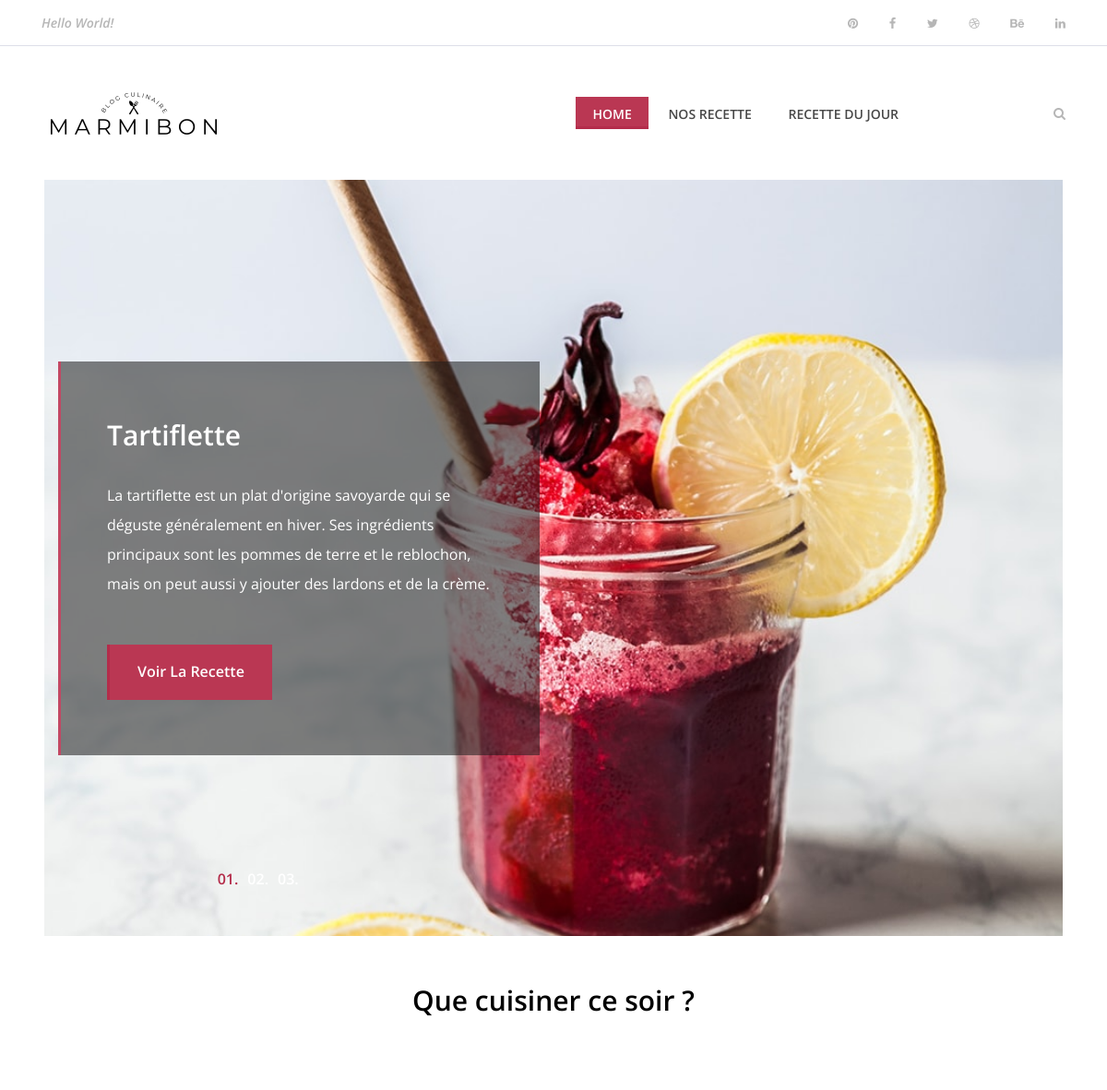
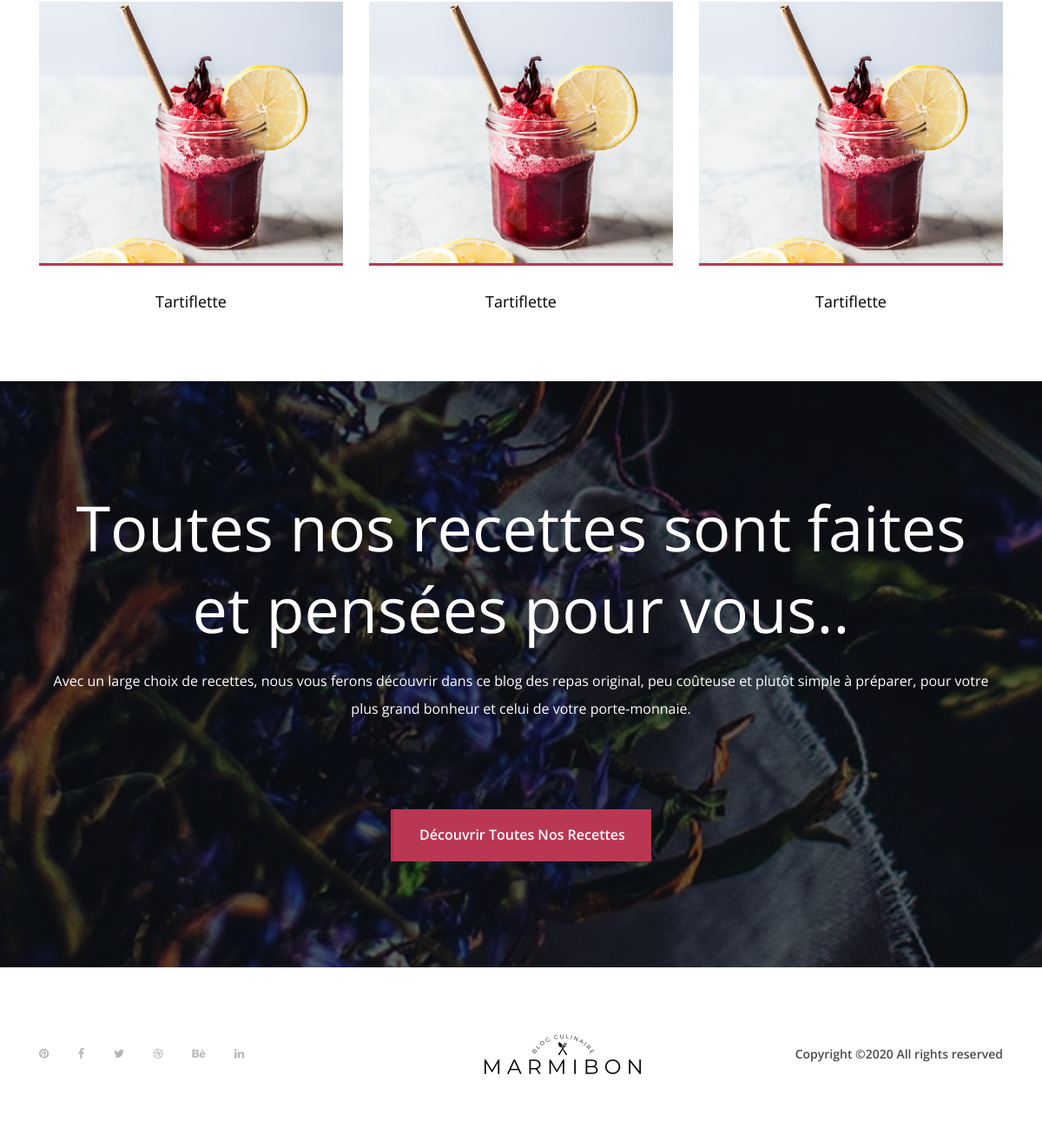
The page / on the database its author committed (2 pictures, top to bottom).
### tables this page shows
CREATE TABLE IF NOT EXISTS `recette` (
  `Id_recette` bigint(255) NOT NULL AUTO_INCREMENT,
  `Name_recette` varchar(255) DEFAULT NULL,
  `img_recette` varchar(255) DEFAULT NULL,
  `time_recette` varchar(255) DEFAULT NULL,
  `number_recette` bigint(255) DEFAULT NULL,
  `level_recette` varchar(255) DEFAULT NULL,
  `cost_recette` varchar(255) DEFAULT NULL,
  `description_recette` text DEFAULT NULL,
  `Id_Ingredient` bigint(255) DEFAULT NULL,
  `likes` int(255) NOT NULL,
  `dislikes` int(255) NOT NULL,
  PRIMARY KEY (`Id_recette`)
);

### controllers/controller.php (called while the page is built, shortened)
<?php
require('models/model.php');
function homeView(){
    $RandRecipe = new Recette();
    $RandRecipe = $RandRecipe->daysRecipe();
    $RandRecipe2 = new Recette();
    $RandRecipe2 = $RandRecipe2->daysRecipe2();
    $RandRecipe3 = new Recette();
    $RandRecipe3 = $RandRecipe3->daysRecipe3();
    require('views/home.php');
}

### public/connect.php (called while the page is built)
<?php
class Databases
{
    public function connect()
    {
        try
        {
            $db = new PDO('mysql:host=localhost;dbname=marmibon;port=3306;charset=utf8', 'root', '');
            return $db;
        }
        catch(Exception $e)
        {
            die('Erreur : '.$e->getMessage());
        }
    }
}

### models/model.php (called while the page is built, shortened)
<?php
require_once('public/connect.php');
class Recette extends Databases{
     public function daysRecipe(){
        $recette = $this->connect()->prepare('SELECT * FROM recette ORDER BY RAND()
        LIMIT 6');
        $recette->execute();
        $result = $recette->fetch(PDO::FETCH_ASSOC);
        return $result;
     }
     public function daysRecipe2(){
        $recette = $this->connect()->prepare('SELECT * FROM recette ORDER BY RAND()
        LIMIT 6');
        $recette->execute();
        $result = $recette->fetch(PDO::FETCH_ASSOC);
        return $result;
     }
     public function daysRecipe3(){
        $recette = $this->connect()->prepare('SELECT * FROM recette ORDER BY RAND()
        LIMIT 6');
        $recette->execute();
        $result = $recette->fetch(PDO::FETCH_ASSOC);
        return $result;
     }
}

### views/home.php (the view, shortened to what this page needs)
 <section class="hero-area">
        <div class="hero-slides owl-carousel">
            <div class="single-hero-slide bg-img" style="background-image:url(<?=$RandRecipe['img_recette'] ?>)">
                <div class="container h-100">
                    <div class="row h-100 align-items-center">
                        <div class="col-12 col-md-9 col-lg-7 col-xl-6">
                            <div class="hero-slides-content" data-animation="fadeInUp" data-delay="100ms">
                                <h2 data-animation="fadeInUp" data-delay="300ms"><?=$RandRecipe['Name_recette'] ?></h2>
                                <p data-animation="fadeInUp" data-delay="700ms"><?=$RandRecipe['description_recette'] ?></p>
                                <a href="<?='?recipeID='.$RandRecipe['Id_recette'] ?>" class="btn delicious-btn" data-animation="fadeInUp" data-delay="1000ms">Voir la recette</a>
                            </div>
                        </div>
                    </div>
                </div>
            </div>
        </div>
    </section>
    <section class="best-receipe-area" style="margin-top:50px;">
        <div class="container">
            <div class="row">
                <div class="col-12">
                    <div class="section-heading">
                        <h3>Que cuisiner ce soir ?</h3>
                    </div>
                </div>
            </div>
            <div class="row">
                <div class="col-12 col-sm-6 col-lg-4">
                    <div class="single-best-receipe-area mb-30">
                        <img src="<?=$RandRecipe['img_recette'] ?>" alt="">
                        <div class="receipe-content">
                            <a href="<?='?recipeID='.$RandRecipe['Id_recette'] ?>">
                                <h5><?=$RandRecipe['Name_recette'] ?></h5>
                            </a>
                        </div>
                    </div>
                </div>
                <div class="col-12 col-sm-6 col-lg-4">
                    <div class="single-best-receipe-area mb-30">
                        <img src="<?=$RandRecipe2['img_recette'] ?>" alt="">
                        <div class="receipe-content">
                            <a href="<?='?recipeID='.$RandRecipe2['Id_recette'] ?>">
                                <h5><?=$RandRecipe2['Name_recette'] ?></h5>
                            </a>
                        </div>
                    </div>
                </div>
                <div class="col-12 col-sm-6 col-lg-4">
                    <div class="single-best-receipe-area mb-30">
                        <img src="<?=$RandRecipe3['img_recette'] ?>" alt="">
                        <div class="receipe-content">
                            <a href="<?='?recipeID='.$RandRecipe3['Id_recette'] ?>">
                                <h5><?=$RandRecipe3['Name_recette'] ?></h5>
                            </a>
                        </div>
                    </div>
                </div>
            </div>
        </div>
</section>
    <section class="cta-area bg-img bg-overlay" style="background-image: url(public/img/bg-img/bg4.jpg);">
        <div class="container h-100">
            <div class="row h-100 align-items-center">
                <div class="col-12">
                    <div class="cta-content text-center">
                        <h2>Toutes nos recettes sont faites et pensées pour vous..</h2>
                        <p>Avec un large choix de recettes, nous vous ferons découvrir dans ce blog des repas original, peu coûteuse et plutôt simple à préparer, pour votre plus grand bonheur et celui de votre porte-monnaie.</p>
                        <a href="<?='?recipes'?>" class="btn delicious-btn">Découvrir toutes nos recettes</a>
                    </div>
                </div>
            </div>
        </div>
    </section>
<?php require('templates/template.php'); ?>

### public/css/style.css (style rules this page uses)
* { margin: 0; padding: 0; }
body { font-family: "Open Sans", sans-serif; font-size: 14px; }
h1, h2, h3, h4, h5, h6 { color: #000000; line-height: 1.3; font-weight: 600; }
p { color: #9b9b9b; font-size: 14px; line-height: 2; font-weight: 400; }
a, a:hover, a:focus { -webkit-transition-duration: 500ms; transition-duration: 500ms; text-decoration: none; outline: 0 solid transparent; color: #000000; font-weight: 600; font-size: 14px; color: #474747; }
img { height: auto; max-width: 100%; }
.mb-30 { margin-bottom: 30px !important; }
.section-heading { position: relative; z-index: 1; margin-bottom: 80px; text-align: center; }
.section-heading h3 { font-size: 30px; margin-bottom: 0; }
.bg-img { background-position: center center; background-size: cover; background-repeat: no-repeat; }
.bg-overlay { position: relative; z-index: 2; background-position: center center; background-size: cover; }
.bg-overlay::after { background-color: rgba(10, 12, 18, 0.55); position: absolute; z-index: -1; top: 0; left: 0; width: 100%; height: 100%; content: ""; }
.delicious-btn { display: inline-block; min-width: 160px; height: 60px; color: #ffffff; border: none; border-left: 3px solid #b42c4a; border-radius: 0; padding: 0 30px; font-size: 16px; line-height: 58px; font-weight: 600; -webkit-transition-duration: 500ms; transition-duration: 500ms; text-transform: capitalize; background-color: #ba3753; }
.hero-area { position: relative; z-index: 1; margin-left: 4%; margin-right: 4%; }
.hero-slides { position: relative; z-index: 1; }
.hero-slides .single-hero-slide { width: 100%; height: 820px; position: relative; z-index: 1; }
.hero-slides .single-hero-slide .hero-slides-content { position: relative; z-index: 1; padding: 60px 50px; border-left: 3px solid #c24863; background-color: rgba(24, 24, 24, 0.54); }
.hero-slides .single-hero-slide .hero-slides-content h2 { font-size: 30px; color: #ffffff; margin-bottom: 30px; font-weight: 600; }
.hero-slides .single-hero-slide .hero-slides-content p { font-size: 16px; margin-bottom: 50px; color: #ffffff; }
.best-receipe-area { position: relative; z-index: 1; padding-bottom: 50px; }
.single-best-receipe-area { position: relative; z-index: 1; }
.single-best-receipe-area img { border-bottom: 3px solid #ba3753; }
.single-best-receipe-area .receipe-content { padding-top: 30px; text-align: center; }
.single-best-receipe-area .receipe-content h5 { font-size: 18px; margin-bottom: 10px; font-weight: 400; -webkit-transition-duration: 500ms; transition-duration: 500ms; }
.cta-area { position: relative; z-index: 2; width: 100%; height: 675px; background-attachment: fixed; }
.cta-area .cta-content h2 { font-size: 72px; margin-bottom: 20px; color: #ffffff; font-weight: 400; }
.cta-area .cta-content p { color: #ffffff; margin-bottom: 100px; font-size: 16px; }

### rows shown on the page
recette: img_recette (picture), Name_recette "Tartiflette", description_recette "La tartiflette est un plat d'origine savoyarde qui se déguste généralement en hiver. Ses ingrédients principaux sont les pommes de terre et le reblochon, mais on peut aussi y ajouter des lardons et de la crème."
